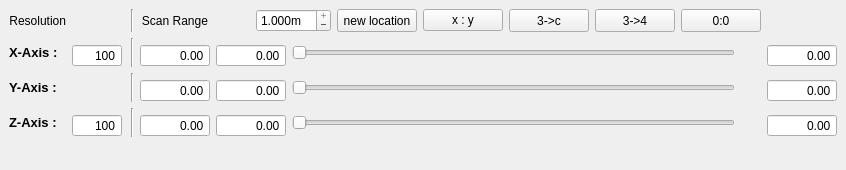
  <widget class="QDockWidget" name="scan_control_dockWidget">
   <property name="maximumSize">
    <size>
     <width>524287</width>
     <height>170</height>
    </size>
   </property>
   <property name="windowTitle">
    <string>Scan parameters</string>
   </property>
   <attribute name="dockWidgetArea">
    <number>8</number>
   </attribute>
   <widget class="QWidget" name="dockWidgetContents_3">
    <layout class="QGridLayout" name="gridLayout_3">
     <item row="0" column="0">
      <widget class="QLabel" name="resolutionLabel">
       <property name="sizePolicy">
        <sizepolicy hsizetype="Fixed" vsizetype="Preferred">
         <horstretch>0</horstretch>
         <verstretch>0</verstretch>
        </sizepolicy>
       </property>
       <property name="minimumSize">
        <size>
         <width>50</width>
         <height>0</height>
        </size>
       </property>
       <property name="maximumSize">
        <size>
         <width>125</width>
         <height>16777215</height>
        </size>
       </property>
       <property name="text">
        <string>Resolution</string>
       </property>
       <property name="alignment">
        <set>Qt::AlignRight|Qt::AlignTrailing|Qt::AlignVCenter</set>
       </property>
      </widget>
     </item>
     <item row="0" column="2">
      <widget class="Line" name="line">
       <property name="orientation">
        <enum>Qt::Vertical</enum>
       </property>
      </widget>
     </item>
     <item row="0" column="3">
      <widget class="QLabel" name="scanrangeLabel">
       <property name="text">
        <string>Scan Range</string>
       </property>
       <property name="alignment">
        <set>Qt::AlignCenter</set>
       </property>
      </widget>
     </item>
     <item row="0" column="4" colspan="3">
      <layout class="QHBoxLayout" name="horizontalLayout">
       <item>
        <spacer name="horizontalSpacer">
         <property name="orientation">
          <enum>Qt::Horizontal</enum>
         </property>
         <property name="sizeHint" stdset="0">
          <size>
           <width>40</width>
           <height>20</height>
          </size>
         </property>
        </spacer>
       </item>
       <item>
        <widget class="ScienDSpinBox" name="xy_optimizer_range_DoubleSpinBox">
         <property name="sizePolicy">
          <sizepolicy hsizetype="Fixed" vsizetype="Fixed">
           <horstretch>0</horstretch>
           <verstretch>0</verstretch>
          </sizepolicy>
         </property>
         <property name="minimumSize">
          <size>
           <width>75</width>
           <height>23</height>
          </size>
         </property>
         <property name="toolTip">
          <string>&lt;html&gt;&lt;head/&gt;&lt;body&gt;&lt;p&gt;&lt;span style=&quot; font-size:10pt;&quot;&gt;Scan range of the optimizer in the xy area.&lt;/span&gt;&lt;/p&gt;&lt;/body&gt;&lt;/html&gt;</string>
         </property>
         <property name="buttonSymbols">
          <enum>QAbstractSpinBox::PlusMinus</enum>
         </property>
         <property name="specialValueText">
          <string/>
         </property>
         <property name="suffix">
          <string>m</string>
         </property>
         <property name="decimals">
          <number>3</number>
         </property>
         <property name="maximum">
          <double>1.000000000000000</double>
         </property>
         <property name="singleStep">
          <double>0.000001000000000</double>
         </property>
         <property name="value">
          <double>1.000000000000000</double>
         </property>
        </widget>
       </item>
       <item>
        <widget class="QPushButton" name="set_new_location">
         <property name="sizePolicy">
          <sizepolicy hsizetype="Fixed" vsizetype="Fixed">
           <horstretch>0</horstretch>
           <verstretch>0</verstretch>
          </sizepolicy>
         </property>
         <property name="minimumSize">
          <size>
           <width>75</width>
           <height>23</height>
          </size>
         </property>
         <property name="text">
          <string>new location</string>
         </property>
        </widget>
       </item>
       <item>
        <widget class="QPushButton" name="set_confocal_to_programmable">
         <property name="sizePolicy">
          <sizepolicy hsizetype="Fixed" vsizetype="Fixed">
           <horstretch>0</horstretch>
           <verstretch>0</verstretch>
          </sizepolicy>
         </property>
         <property name="text">
          <string>x : y</string>
         </property>
        </widget>
       </item>
       <item>
        <widget class="QPushButton" name="set_confocal_to_3c_Button">
         <property name="sizePolicy">
          <sizepolicy hsizetype="Fixed" vsizetype="Fixed">
           <horstretch>0</horstretch>
           <verstretch>0</verstretch>
          </sizepolicy>
         </property>
         <property name="minimumSize">
          <size>
           <width>75</width>
           <height>23</height>
          </size>
         </property>
         <property name="text">
          <string>3-&gt;c</string>
         </property>
        </widget>
       </item>
       <item>
        <widget class="QPushButton" name="set_confocal_to_34_Button">
         <property name="sizePolicy">
          <sizepolicy hsizetype="Fixed" vsizetype="Fixed">
           <horstretch>0</horstretch>
           <verstretch>0</verstretch>
          </sizepolicy>
         </property>
         <property name="minimumSize">
          <size>
           <width>75</width>
           <height>23</height>
          </size>
         </property>
         <property name="text">
          <string>3-&gt;4</string>
         </property>
        </widget>
       </item>
       <item>
        <widget class="QPushButton" name="set_confocal_to_center_Button">
         <property name="sizePolicy">
          <sizepolicy hsizetype="Fixed" vsizetype="Fixed">
           <horstretch>0</horstretch>
           <verstretch>0</verstretch>
          </sizepolicy>
         </property>
         <property name="minimumSize">
          <size>
           <width>75</width>
           <height>23</height>
          </size>
         </property>
         <property name="text">
          <string>0:0</string>
         </property>
        </widget>
       </item>
      </layout>
     </item>
     <item row="1" column="0" rowspan="2">
      <widget class="QLabel" name="xAxisLabel">
       <property name="sizePolicy">
        <sizepolicy hsizetype="Fixed" vsizetype="Preferred">
         <horstretch>0</horstretch>
         <verstretch>0</verstretch>
        </sizepolicy>
       </property>
       <property name="font">
        <font>
         <pointsize>10</pointsize>
         <weight>75</weight>
         <bold>true</bold>
        </font>
       </property>
       <property name="text">
        <string>X-Axis :</string>
       </property>
       <property name="scaledContents">
        <bool>false</bool>
       </property>
      </widget>
     </item>
     <item row="1" column="2" rowspan="2" colspan="2">
      <widget class="Line" name="line_2">
       <property name="orientation">
        <enum>Qt::Vertical</enum>
       </property>
      </widget>
     </item>
     <item row="1" column="5" rowspan="2">
      <widget class="QSlider" name="x_SliderWidget">
       <property name="minimumSize">
        <size>
         <width>150</width>
         <height>0</height>
        </size>
       </property>
       <property name="singleStep">
        <number>1</number>
       </property>
       <property name="orientation">
        <enum>Qt::Horizontal</enum>
       </property>
      </widget>
     </item>
     <item row="2" column="1">
      <widget class="QSpinBox" name="xy_res_InputWidget">
       <property name="sizePolicy">
        <sizepolicy hsizetype="Expanding" vsizetype="Fixed">
         <horstretch>0</horstretch>
         <verstretch>0</verstretch>
        </sizepolicy>
       </property>
       <property name="maximumSize">
        <size>
         <width>50</width>
         <height>16777215</height>
        </size>
       </property>
       <property name="mouseTracking">
        <bool>true</bool>
       </property>
       <property name="focusPolicy">
        <enum>Qt::WheelFocus</enum>
       </property>
       <property name="acceptDrops">
        <bool>true</bool>
       </property>
       <property name="toolTip">
        <string>&lt;html&gt;&lt;head/&gt;&lt;body&gt;&lt;p&gt;&lt;span style=&quot; font-size:10pt; font-weight:600;&quot;&gt;XY-Resolution&lt;/span&gt;&lt;/p&gt;&lt;/body&gt;&lt;/html&gt;</string>
       </property>
       <property name="alignment">
        <set>Qt::AlignRight|Qt::AlignTrailing|Qt::AlignVCenter</set>
       </property>
       <property name="buttonSymbols">
        <enum>QAbstractSpinBox::NoButtons</enum>
       </property>
       <property name="accelerated">
        <bool>true</bool>
       </property>
       <property name="minimum">
        <number>2</number>
       </property>
       <property name="maximum">
        <number>10000</number>
       </property>
       <property name="value">
        <number>100</number>
       </property>
      </widget>
     </item>
     <item row="2" column="3">
      <widget class="ScienDSpinBox" name="x_min_InputWidget">
       <property name="sizePolicy">
        <sizepolicy hsizetype="Expanding" vsizetype="Fixed">
         <horstretch>0</horstretch>
         <verstretch>0</verstretch>
        </sizepolicy>
       </property>
       <property name="minimumSize">
        <size>
         <width>70</width>
         <height>0</height>
        </size>
       </property>
       <property name="maximumSize">
        <size>
         <width>50</width>
         <height>16777215</height>
        </size>
       </property>
       <property name="mouseTracking">
        <bool>true</bool>
       </property>
       <property name="focusPolicy">
        <enum>Qt::WheelFocus</enum>
       </property>
       <property name="acceptDrops">
        <bool>true</bool>
       </property>
       <property name="toolTip">
        <string>&lt;html&gt;&lt;head/&gt;&lt;body&gt;&lt;p&gt;&lt;span style=&quot; font-size:10pt; font-weight:600;&quot;&gt;X_Min&lt;/span&gt;&lt;/p&gt;&lt;/body&gt;&lt;/html&gt;</string>
       </property>
       <property name="alignment">
        <set>Qt::AlignRight|Qt::AlignTrailing|Qt::AlignVCenter</set>
       </property>
       <property name="buttonSymbols">
        <enum>QAbstractSpinBox::NoButtons</enum>
       </property>
       <property name="accelerated">
        <bool>true</bool>
       </property>
       <property name="decimals">
        <number>2</number>
       </property>
       <property name="minimum">
        <double>-200.000000000000000</double>
       </property>
       <property name="maximum">
        <double>200.000000000000000</double>
       </property>
       <property name="singleStep">
        <double>0.100000000000000</double>
       </property>
      </widget>
     </item>
     <item row="2" column="4">
      <widget class="ScienDSpinBox" name="x_max_InputWidget">
       <property name="sizePolicy">
        <sizepolicy hsizetype="Expanding" vsizetype="Fixed">
         <horstretch>0</horstretch>
         <verstretch>0</verstretch>
        </sizepolicy>
       </property>
       <property name="minimumSize">
        <size>
         <width>70</width>
         <height>0</height>
        </size>
       </property>
       <property name="maximumSize">
        <size>
         <width>50</width>
         <height>16777215</height>
        </size>
       </property>
       <property name="mouseTracking">
        <bool>true</bool>
       </property>
       <property name="focusPolicy">
        <enum>Qt::WheelFocus</enum>
       </property>
       <property name="acceptDrops">
        <bool>true</bool>
       </property>
       <property name="toolTip">
        <string>&lt;html&gt;&lt;head/&gt;&lt;body&gt;&lt;p&gt;&lt;span style=&quot; font-size:10pt; font-weight:600;&quot;&gt;X_Max&lt;/span&gt;&lt;/p&gt;&lt;/body&gt;&lt;/html&gt;</string>
       </property>
       <property name="alignment">
        <set>Qt::AlignRight|Qt::AlignTrailing|Qt::AlignVCenter</set>
       </property>
       <property name="buttonSymbols">
        <enum>QAbstractSpinBox::NoButtons</enum>
       </property>
       <property name="accelerated">
        <bool>true</bool>
       </property>
       <property name="decimals">
        <number>2</number>
       </property>
       <property name="minimum">
        <double>-200.000000000000000</double>
       </property>
       <property name="maximum">
        <double>200.000000000000000</double>
       </property>
      </widget>
     </item>
     <item row="2" column="7">
      <widget class="ScienDSpinBox" name="x_current_InputWidget">
       <property name="sizePolicy">
        <sizepolicy hsizetype="Expanding" vsizetype="Fixed">
         <horstretch>0</horstretch>
         <verstretch>0</verstretch>
        </sizepolicy>
       </property>
       <property name="minimumSize">
        <size>
         <width>70</width>
         <height>0</height>
        </size>
       </property>
       <property name="maximumSize">
        <size>
         <width>50</width>
         <height>16777215</height>
        </size>
       </property>
       <property name="mouseTracking">
        <bool>true</bool>
       </property>
       <property name="focusPolicy">
        <enum>Qt::WheelFocus</enum>
       </property>
       <property name="acceptDrops">
        <bool>true</bool>
       </property>
       <property name="toolTip">
        <string>&lt;html&gt;&lt;head/&gt;&lt;body&gt;&lt;p&gt;&lt;span style=&quot; font-size:10pt; font-weight:600;&quot;&gt;X-position&lt;/span&gt;&lt;/p&gt;&lt;/body&gt;&lt;/html&gt;</string>
       </property>
       <property name="alignment">
        <set>Qt::AlignRight|Qt::AlignTrailing|Qt::AlignVCenter</set>
       </property>
       <property name="buttonSymbols">
        <enum>QAbstractSpinBox::NoButtons</enum>
       </property>
       <property name="accelerated">
        <bool>true</bool>
       </property>
       <property name="decimals">
        <number>2</number>
       </property>
       <property name="minimum">
        <double>-1000.000000000000000</double>
       </property>
       <property name="maximum">
        <double>1000.000000000000000</double>
       </property>
       <property name="singleStep">
        <double>0.010000000000000</double>
       </property>
      </widget>
     </item>
     <item row="3" column="0" rowspan="2">
      <widget class="QLabel" name="yAxisLabel">
       <property name="sizePolicy">
        <sizepolicy hsizetype="Fixed" vsizetype="Preferred">
         <horstretch>0</horstretch>
         <verstretch>0</verstretch>
        </sizepolicy>
       </property>
       <property name="font">
        <font>
         <pointsize>10</pointsize>
         <weight>75</weight>
         <bold>true</bold>
        </font>
       </property>
       <property name="text">
        <string>Y-Axis :</string>
       </property>
      </widget>
     </item>
     <item row="3" column="1" rowspan="2">
      <spacer name="horizontalSpacer_3">
       <property name="orientation">
        <enum>Qt::Horizontal</enum>
       </property>
       <property name="sizeType">
        <enum>QSizePolicy::Fixed</enum>
       </property>
       <property name="sizeHint" stdset="0">
        <size>
         <width>53</width>
         <height>19</height>
        </size>
       </property>
      </spacer>
     </item>
     <item row="3" column="2" rowspan="2" colspan="2">
      <widget class="Line" name="line_3">
       <property name="orientation">
        <enum>Qt::Vertical</enum>
       </property>
      </widget>
     </item>
     <item row="3" column="5" rowspan="2">
      <widget class="QSlider" name="y_SliderWidget">
       <property name="sizePolicy">
        <sizepolicy hsizetype="Expanding" vsizetype="Fixed">
         <horstretch>0</horstretch>
         <verstretch>0</verstretch>
        </sizepolicy>
       </property>
       <property name="minimumSize">
        <size>
         <width>150</width>
         <height>0</height>
        </size>
       </property>
       <property name="sizeIncrement">
        <size>
         <width>0</width>
         <height>0</height>
        </size>
       </property>
       <property name="baseSize">
        <size>
         <width>0</width>
         <height>0</height>
        </size>
       </property>
       <property name="focusPolicy">
        <enum>Qt::StrongFocus</enum>
       </property>
       <property name="orientation">
        <enum>Qt::Horizontal</enum>
       </property>
      </widget>
     </item>
     <item row="4" column="3">
      <widget class="ScienDSpinBox" name="y_min_InputWidget">
       <property name="sizePolicy">
        <sizepolicy hsizetype="Expanding" vsizetype="Fixed">
         <horstretch>0</horstretch>
         <verstretch>0</verstretch>
        </sizepolicy>
       </property>
       <property name="minimumSize">
        <size>
         <width>70</width>
         <height>0</height>
        </size>
       </property>
       <property name="maximumSize">
        <size>
         <width>50</width>
         <height>16777215</height>
        </size>
       </property>
       <property name="mouseTracking">
        <bool>true</bool>
       </property>
       <property name="focusPolicy">
        <enum>Qt::WheelFocus</enum>
       </property>
       <property name="acceptDrops">
        <bool>true</bool>
       </property>
       <property name="toolTip">
        <string>&lt;html&gt;&lt;head/&gt;&lt;body&gt;&lt;p&gt;&lt;span style=&quot; font-size:10pt; font-weight:600;&quot;&gt;Y_Min&lt;/span&gt;&lt;/p&gt;&lt;/body&gt;&lt;/html&gt;</string>
       </property>
       <property name="alignment">
        <set>Qt::AlignRight|Qt::AlignTrailing|Qt::AlignVCenter</set>
       </property>
       <property name="buttonSymbols">
        <enum>QAbstractSpinBox::NoButtons</enum>
       </property>
       <property name="accelerated">
        <bool>true</bool>
       </property>
       <property name="decimals">
        <number>2</number>
       </property>
       <property name="minimum">
        <double>-200.000000000000000</double>
       </property>
       <property name="maximum">
        <double>200.000000000000000</double>
       </property>
      </widget>
     </item>
     <item row="4" column="4">
      <widget class="ScienDSpinBox" name="y_max_InputWidget">
       <property name="sizePolicy">
        <sizepolicy hsizetype="Expanding" vsizetype="Fixed">
         <horstretch>0</horstretch>
         <verstretch>0</verstretch>
        </sizepolicy>
       </property>
       <property name="minimumSize">
        <size>
         <width>70</width>
         <height>0</height>
        </size>
       </property>
       <property name="maximumSize">
        <size>
         <width>50</width>
         <height>16777215</height>
        </size>
       </property>
       <property name="mouseTracking">
        <bool>true</bool>
       </property>
       <property name="focusPolicy">
        <enum>Qt::WheelFocus</enum>
       </property>
       <property name="acceptDrops">
        <bool>true</bool>
       </property>
       <property name="toolTip">
        <string>&lt;html&gt;&lt;head/&gt;&lt;body&gt;&lt;p&gt;&lt;span style=&quot; font-size:10pt; font-weight:600;&quot;&gt;Y_Max&lt;/span&gt;&lt;/p&gt;&lt;/body&gt;&lt;/html&gt;</string>
       </property>
       <property name="alignment">
        <set>Qt::AlignRight|Qt::AlignTrailing|Qt::AlignVCenter</set>
       </property>
       <property name="buttonSymbols">
        <enum>QAbstractSpinBox::NoButtons</enum>
       </property>
       <property name="accelerated">
        <bool>true</bool>
       </property>
       <property name="decimals">
        <number>2</number>
       </property>
       <property name="minimum">
        <double>-200.000000000000000</double>
       </property>
       <property name="maximum">
        <double>200.000000000000000</double>
       </property>
      </widget>
     </item>
     <item row="4" column="7">
      <widget class="ScienDSpinBox" name="y_current_InputWidget">
       <property name="sizePolicy">
        <sizepolicy hsizetype="Expanding" vsizetype="Fixed">
         <horstretch>0</horstretch>
         <verstretch>0</verstretch>
        </sizepolicy>
       </property>
       <property name="minimumSize">
        <size>
         <width>70</width>
         <height>0</height>
        </size>
       </property>
       <property name="maximumSize">
        <size>
         <width>50</width>
         <height>16777215</height>
        </size>
       </property>
       <property name="mouseTracking">
        <bool>true</bool>
       </property>
       <property name="focusPolicy">
        <enum>Qt::WheelFocus</enum>
       </property>
       <property name="acceptDrops">
        <bool>true</bool>
       </property>
       <property name="toolTip">
        <string>&lt;html&gt;&lt;head/&gt;&lt;body&gt;&lt;p&gt;&lt;span style=&quot; font-size:10pt; font-weight:600;&quot;&gt;Y-position&lt;/span&gt;&lt;/p&gt;&lt;/body&gt;&lt;/html&gt;</string>
       </property>
       <property name="alignment">
        <set>Qt::AlignRight|Qt::AlignTrailing|Qt::AlignVCenter</set>
       </property>
       <property name="buttonSymbols">
        <enum>QAbstractSpinBox::NoButtons</enum>
       </property>
       <property name="accelerated">
        <bool>true</bool>
       </property>
       <property name="decimals">
        <number>2</number>
       </property>
       <property name="minimum">
        <double>-1000.000000000000000</double>
       </property>
       <property name="maximum">
        <double>1000.000000000000000</double>
       </property>
       <property name="singleStep">
        <double>0.010000000000000</double>
       </property>
      </widget>
     </item>
     <item row="5" column="0" rowspan="2">
      <widget class="QLabel" name="zAxisLabel">
       <property name="sizePolicy">
        <sizepolicy hsizetype="Fixed" vsizetype="Preferred">
         <horstretch>0</horstretch>
         <verstretch>0</verstretch>
        </sizepolicy>
       </property>
       <property name="minimumSize">
        <size>
         <width>51</width>
         <height>0</height>
        </size>
       </property>
       <property name="font">
        <font>
         <pointsize>10</pointsize>
         <weight>75</weight>
         <bold>true</bold>
        </font>
       </property>
       <property name="text">
        <string>Z-Axis :</string>
       </property>
      </widget>
     </item>
     <item row="5" column="2" rowspan="2" colspan="2">
      <widget class="Line" name="line_4">
       <property name="orientation">
        <enum>Qt::Vertical</enum>
       </property>
      </widget>
     </item>
     <item row="5" column="5" rowspan="2">
      <widget class="QSlider" name="z_SliderWidget">
       <property name="minimumSize">
        <size>
         <width>150</width>
         <height>0</height>
        </size>
       </property>
       <property name="orientation">
        <enum>Qt::Horizontal</enum>
       </property>
      </widget>
     </item>
     <item row="6" column="1">
      <widget class="QSpinBox" name="z_res_InputWidget">
       <property name="sizePolicy">
        <sizepolicy hsizetype="Expanding" vsizetype="Fixed">
         <horstretch>0</horstretch>
         <verstretch>0</verstretch>
        </sizepolicy>
       </property>
       <property name="maximumSize">
        <size>
         <width>50</width>
         <height>16777215</height>
        </size>
       </property>
       <property name="mouseTracking">
        <bool>true</bool>
       </property>
       <property name="focusPolicy">
        <enum>Qt::WheelFocus</enum>
       </property>
       <property name="acceptDrops">
        <bool>true</bool>
       </property>
       <property name="toolTip">
        <string>&lt;html&gt;&lt;head/&gt;&lt;body&gt;&lt;p&gt;&lt;span style=&quot; font-size:10pt; font-weight:600;&quot;&gt;Z-Resolution&lt;/span&gt;&lt;/p&gt;&lt;/body&gt;&lt;/html&gt;</string>
       </property>
       <property name="alignment">
        <set>Qt::AlignRight|Qt::AlignTrailing|Qt::AlignVCenter</set>
       </property>
       <property name="buttonSymbols">
        <enum>QAbstractSpinBox::NoButtons</enum>
       </property>
       <property name="accelerated">
        <bool>true</bool>
       </property>
       <property name="minimum">
        <number>2</number>
       </property>
       <property name="maximum">
        <number>10000</number>
       </property>
       <property name="value">
        <number>100</number>
       </property>
      </widget>
     </item>
     <item row="6" column="3">
      <widget class="ScienDSpinBox" name="z_min_InputWidget">
       <property name="sizePolicy">
        <sizepolicy hsizetype="Expanding" vsizetype="Fixed">
         <horstretch>0</horstretch>
         <verstretch>0</verstretch>
        </sizepolicy>
       </property>
       <property name="minimumSize">
        <size>
         <width>70</width>
         <height>0</height>
        </size>
       </property>
       <property name="maximumSize">
        <size>
         <width>50</width>
         <height>16777215</height>
        </size>
       </property>
       <property name="mouseTracking">
        <bool>true</bool>
       </property>
       <property name="focusPolicy">
        <enum>Qt::WheelFocus</enum>
       </property>
       <property name="acceptDrops">
        <bool>true</bool>
       </property>
       <property name="toolTip">
        <string>&lt;html&gt;&lt;head/&gt;&lt;body&gt;&lt;p&gt;&lt;span style=&quot; font-size:10pt; font-weight:600;&quot;&gt;Z_Min&lt;/span&gt;&lt;/p&gt;&lt;/body&gt;&lt;/html&gt;</string>
       </property>
       <property name="alignment">
        <set>Qt::AlignRight|Qt::AlignTrailing|Qt::AlignVCenter</set>
       </property>
       <property name="buttonSymbols">
        <enum>QAbstractSpinBox::NoButtons</enum>
       </property>
       <property name="accelerated">
        <bool>true</bool>
       </property>
       <property name="decimals">
        <number>2</number>
       </property>
       <property name="minimum">
        <double>-200.000000000000000</double>
       </property>
       <property name="maximum">
        <double>200.000000000000000</double>
       </property>
      </widget>
     </item>
     <item row="6" column="4">
      <widget class="ScienDSpinBox" name="z_max_InputWidget">
       <property name="sizePolicy">
        <sizepolicy hsizetype="Expanding" vsizetype="Fixed">
         <horstretch>0</horstretch>
         <verstretch>0</verstretch>
        </sizepolicy>
       </property>
       <property name="minimumSize">
        <size>
         <width>70</width>
         <height>0</height>
        </size>
       </property>
       <property name="maximumSize">
        <size>
         <width>50</width>
         <height>16777215</height>
        </size>
       </property>
       <property name="mouseTracking">
        <bool>true</bool>
       </property>
       <property name="focusPolicy">
        <enum>Qt::WheelFocus</enum>
       </property>
       <property name="acceptDrops">
        <bool>true</bool>
       </property>
       <property name="toolTip">
        <string>&lt;html&gt;&lt;head/&gt;&lt;body&gt;&lt;p&gt;&lt;span style=&quot; font-size:10pt; font-weight:600;&quot;&gt;Z_Max&lt;/span&gt;&lt;/p&gt;&lt;/body&gt;&lt;/html&gt;</string>
       </property>
       <property name="alignment">
        <set>Qt::AlignRight|Qt::AlignTrailing|Qt::AlignVCenter</set>
       </property>
       <property name="buttonSymbols">
        <enum>QAbstractSpinBox::NoButtons</enum>
       </property>
       <property name="accelerated">
        <bool>true</bool>
       </property>
       <property name="decimals">
        <number>2</number>
       </property>
       <property name="minimum">
        <double>-200.000000000000000</double>
       </property>
       <property name="maximum">
        <double>200.000000000000000</double>
       </property>
      </widget>
     </item>
     <item row="6" column="7">
      <widget class="ScienDSpinBox" name="z_current_InputWidget">
       <property name="sizePolicy">
        <sizepolicy hsizetype="Expanding" vsizetype="Fixed">
         <horstretch>0</horstretch>
         <verstretch>0</verstretch>
        </sizepolicy>
       </property>
       <property name="minimumSize">
        <size>
         <width>70</width>
         <height>0</height>
        </size>
       </property>
       <property name="maximumSize">
        <size>
         <width>50</width>
         <height>16777215</height>
        </size>
       </property>
       <property name="mouseTracking">
        <bool>true</bool>
       </property>
       <property name="focusPolicy">
        <enum>Qt::WheelFocus</enum>
       </property>
       <property name="acceptDrops">
        <bool>true</bool>
       </property>
       <property name="toolTip">
        <string>&lt;html&gt;&lt;head/&gt;&lt;body&gt;&lt;p&gt;&lt;span style=&quot; font-size:10pt; font-weight:600;&quot;&gt;Z-position&lt;/span&gt;&lt;/p&gt;&lt;/body&gt;&lt;/html&gt;</string>
       </property>
       <property name="alignment">
        <set>Qt::AlignRight|Qt::AlignTrailing|Qt::AlignVCenter</set>
       </property>
       <property name="buttonSymbols">
        <enum>QAbstractSpinBox::NoButtons</enum>
       </property>
       <property name="decimals">
        <number>2</number>
       </property>
       <property name="minimum">
        <double>-1000.000000000000000</double>
       </property>
       <property name="maximum">
        <double>1000.000000000000000</double>
       </property>
       <property name="singleStep">
        <double>0.010000000000000</double>
       </property>
      </widget>
     </item>
     <item row="7" column="6">
      <spacer name="verticalSpacer_2">
       <property name="orientation">
        <enum>Qt::Vertical</enum>
       </property>
       <property name="sizeHint" stdset="0">
        <size>
         <width>20</width>
         <height>40</height>
        </size>
       </property>
      </spacer>
     </item>
    </layout>
   </widget>
  </widget>
